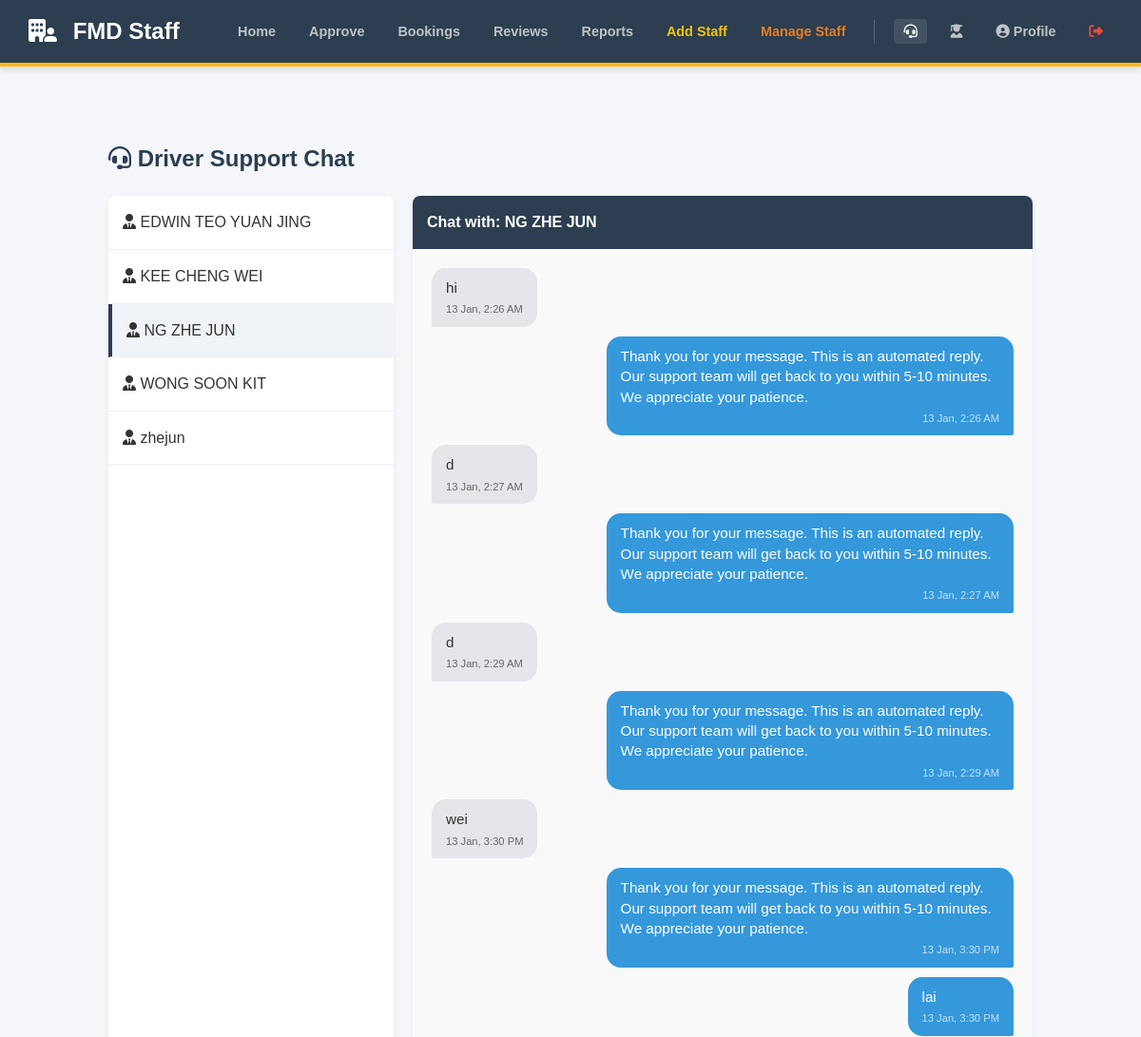
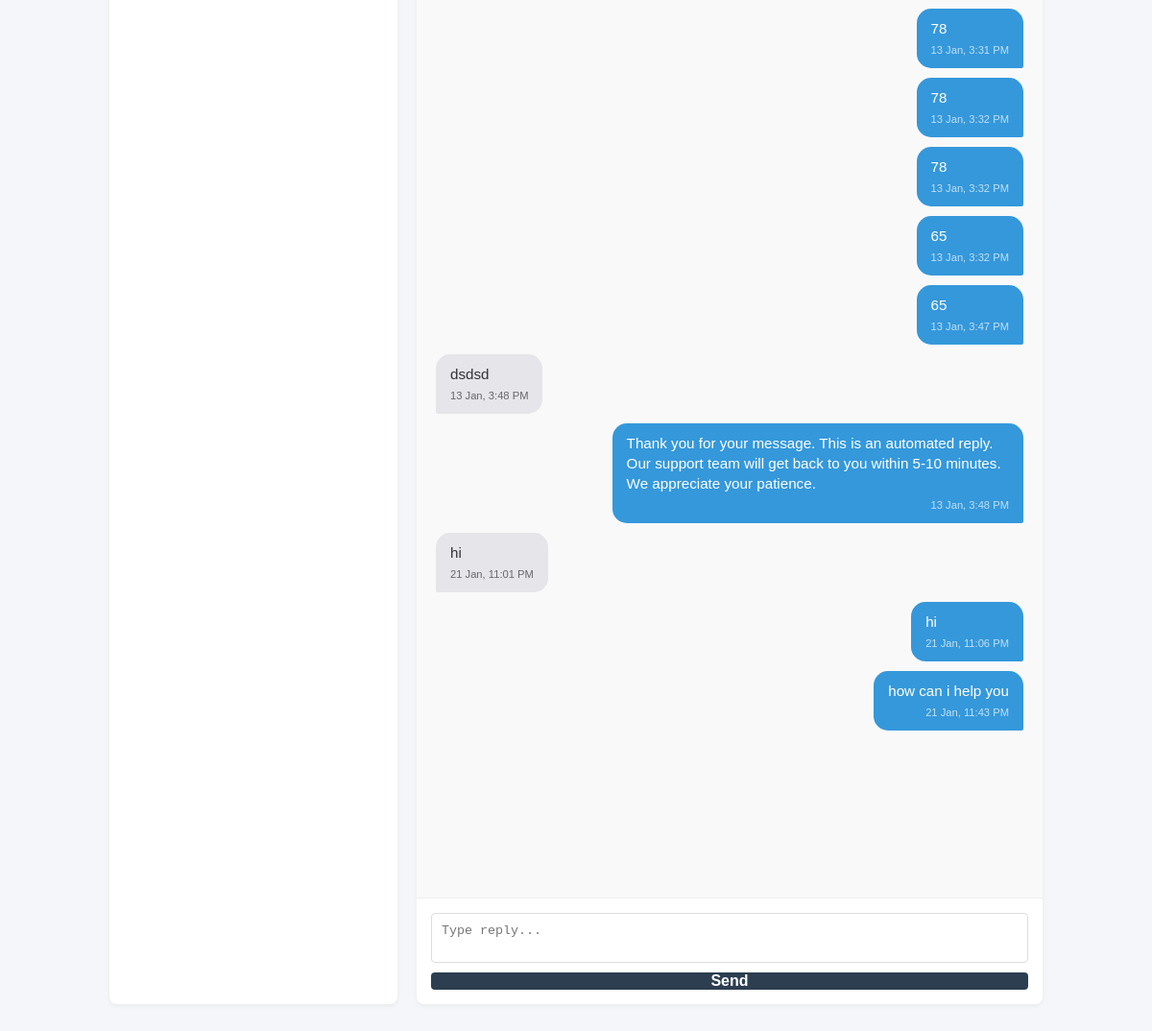
/admin_driver_chat.php?driver_id=3 (signed in), run on the app's committed database (2 pictures, top to bottom).
### tables this page shows
CREATE TABLE `drivers` (
  `driver_id` int(10) UNSIGNED NOT NULL,
  `full_name` varchar(100) NOT NULL,
  `identification_id` varchar(50) NOT NULL,
  `email` varchar(100) NOT NULL,
  `phone_number` varchar(20) DEFAULT NULL,
  `gender` varchar(10) DEFAULT NULL,
  `license_number` varchar(50) DEFAULT NULL,
  `license_expiry` date DEFAULT NULL,
  `password` varchar(255) NOT NULL,
  `created_at` timestamp NOT NULL DEFAULT current_timestamp(),
  `verification_status` enum('pending','verified','rejected') DEFAULT 'pending',
  `profile_image` varchar(255) DEFAULT NULL,
  `phone` varchar(20) DEFAULT NULL,
  `bio` text DEFAULT NULL,
  `duitnow_qr` varchar(255) DEFAULT NULL
);

CREATE TABLE `driver_support_messages` (
  `id` int(11) NOT NULL,
  `driver_id` int(11) NOT NULL,
  `sender_type` enum('driver','admin') NOT NULL,
  `message` text NOT NULL,
  `created_at` datetime NOT NULL DEFAULT current_timestamp(),
  `is_read` tinyint(1) DEFAULT 0
);

### admin_driver_chat.php (the view, shortened to what this page needs)
<?php
require_once 'db_connect.php';
$selected_driver_id = isset($_GET['driver_id']) ? (int)$_GET['driver_id'] : 0;
$messages = [];
if ($selected_driver_id > 0) {
    $sql = "SELECT * FROM driver_support_messages WHERE driver_id = ? ORDER BY created_at ASC";
    $stmt = $conn->prepare($sql);
    $stmt->bind_param("i", $selected_driver_id);
    $stmt->execute();
    $result = $stmt->get_result();
    while ($row = $result->fetch_assoc()) {
        $messages[] = $row;
    }
}
$drivers_list = [];
$list_sql = "
    SELECT d.driver_id, d.full_name,
    (SELECT COUNT(*) FROM driver_support_messages WHERE driver_id = d.driver_id AND sender_type = 'driver' AND is_read = 0) as unread
    FROM drivers d
    WHERE d.verification_status = 'verified'
    ORDER BY unread DESC, d.full_name ASC
";
$list_res = mysqli_query($conn, $list_sql);
while($row = mysqli_fetch_assoc($list_res)){
    $drivers_list[] = $row;
}
require_once 'admin_header.php';
?>
<main class="dashboard-container">
    <div class="container">
        <h2 style="color:#2c3e50; margin:0;"><i class="fa-solid fa-headset"></i> Driver Support Chat</h2>
        <div class="chat-layout">
            <div class="chat-sidebar">
                <?php if (count($drivers_list) > 0): ?>
                    <?php foreach ($drivers_list as $d): ?>
                        <a href="admin_driver_chat.php?driver_id=<?php echo $d['driver_id']; ?>"
                           class="driver-item <?php echo ($selected_driver_id == $d['driver_id']) ? 'active' : ''; ?>">
                            <div>
                                <i class="fa-solid fa-user-tie"></i> <?php echo htmlspecialchars($d['full_name']); ?>
                            </div>
                        </a>
                    <?php endforeach; ?>
                <?php else: ?>
                    <div style="padding:20px; text-align:center; color:#999;">No verified drivers found.</div>
                <?php endif; ?>
            </div>
            <div class="chat-area">
                <div class="chat-header">
                    <?php
                        if ($selected_driver_id > 0) {
                            $d_name = "Unknown";
                            foreach($drivers_list as $dl) { if($dl['driver_id'] == $selected_driver_id) $d_name = $dl['full_name']; }
                            echo "Chat with: " . htmlspecialchars($d_name);
                        } else {
                            echo "Select a driver to start chatting";
                        }
                    ?>
                </div>
                <div class="chat-messages" id="chatMessages">
                    <?php if ($selected_driver_id == 0): ?>
                        <div style="text-align:center; margin-top:50px; color:#aaa;">
                            <i class="fa-regular fa-comments" style="font-size:3rem;"></i><br><br>
                            Select a driver from the left to view messages.
                        </div>
                    <?php elseif (empty($messages)): ?>
                        <div style="text-align:center; margin-top:50px; color:#aaa;">No messages yet. Say hello!</div>
                    <?php else: ?>
                        <?php foreach ($messages as $msg): ?>
                            <?php
                                $isAdmin = ($msg['sender_type'] === 'admin');
                                $rowClass = $isAdmin ? 'admin' : 'driver';
                            ?>
                            <div class="chat-message-row <?php echo $rowClass; ?>">
                                <div class="chat-bubble <?php echo $rowClass; ?>">
                                    <?php echo nl2br(htmlspecialchars($msg['message'])); ?>
                                    <div class="chat-meta"><?php echo date("d M, g:i A", strtotime($msg['created_at'])); ?></div>
                                </div>
                            </div>
                        <?php endforeach; ?>
                    <?php endif; ?>
                </div>
                <?php if ($selected_driver_id > 0): ?>
                    <form method="post" class="chat-input-wrapper">
                        <textarea name="message" required placeholder="Type reply..."></textarea>
                        <button type="submit">Send</button>
                    </form>
                <?php endif; ?>
            </div>
        </div>
    </div>
</main>
</body>
</html>

### style.css (style rules this page uses)
:root { --primary-color: #005A9C; --primary-dark: #004170; --secondary-color: #FDB813; --light-gray: #f4f4f9; --dark-gray: #333; --white-color: #ffffff; --shadow: 0 4px 6px rgba(0,0,0,0.1); }
* { margin: 0; padding: 0; box-sizing: border-box; }
body { font-family: 'Segoe UI', Tahoma, Geneva, Verdana, sans-serif; background-color: var(--light-gray); color: var(--dark-gray); line-height: 1.6; display: flex; flex-direction: column; min-height: 100vh; padding-bottom: 0; }
html { height: 100%; }
.container { width: 90%; max-width: 1200px; margin: auto; overflow: visible; }
main { padding: 3rem 0; flex: 1; }
form { display: flex; flex-direction: column; text-align: left; width: 100%; }
button[type="submit"] { background-color: var(--primary-color); color: var(--white-color); padding: 12px 20px; border: none; border-radius: 6px; cursor: pointer; font-size: 1rem; font-weight: 700; transition: background-color 0.3s ease; width: 100%; }

### admin_header.php (style rules this page uses)
body { background-color: #f4f6f9; font-family: sans-serif; margin: 0; }
.dashboard-container { margin-top: 30px; width: 90%; margin-left: auto; margin-right: auto; }

### admin_driver_chat.php (style rules this page uses)
.chat-layout { display: flex; height: calc(100vh - 100px); margin-top: 20px; gap: 20px; }
.chat-sidebar { width: 300px; background: white; border-radius: 8px; box-shadow: 0 2px 5px rgba(0,0,0,0.05); overflow-y: auto; }
.driver-item { padding: 15px; border-bottom: 1px solid #eee; cursor: pointer; display: flex; justify-content: space-between; align-items: center; text-decoration: none; color: #333; }
.driver-item:hover, .driver-item.active { background-color: #f0f4f8; border-left: 4px solid #2c3e50; }
.chat-area { flex: 1; background: white; border-radius: 8px; box-shadow: 0 2px 5px rgba(0,0,0,0.05); display: flex; flex-direction: column; overflow: hidden; }
.chat-header { padding: 15px; background: #2c3e50; color: white; font-weight: bold; }
.chat-messages { flex: 1; padding: 20px; overflow-y: auto; background: #f9f9f9; display: flex; flex-direction: column; gap: 10px; }
.chat-message-row { display: flex; width: 100%; }
.chat-message-row.admin { justify-content: flex-end; }
.chat-message-row.driver { justify-content: flex-start; }
.chat-bubble { max-width: 70%; padding: 10px 15px; border-radius: 15px; font-size: 0.95rem; line-height: 1.4; position: relative; }
.chat-bubble.admin { background-color: #3498db; color: white; border-bottom-right-radius: 2px; }
.chat-bubble.driver { background-color: #e5e5ea; color: #333; border-bottom-left-radius: 2px; }
.chat-meta { font-size: 0.7rem; margin-top: 5px; opacity: 0.7; text-align: right; }
.chat-input-wrapper { padding: 15px; background: white; border-top: 1px solid #eee; display: flex; gap: 10px; }
.chat-input-wrapper textarea { flex: 1; padding: 10px; border: 1px solid #ddd; border-radius: 4px; resize: none; height: 50px; }
.chat-input-wrapper button { padding: 0 25px; background: #2c3e50; color: white; border: none; border-radius: 4px; cursor: pointer; font-weight: bold; }

### data on the page
drivers: full_name "EDWIN TEO YUAN JING"
drivers: full_name "KEE CHENG WEI"
drivers: full_name "NG ZHE JUN"
drivers: full_name "WONG SOON KIT"
drivers: full_name "zhejun"
driver_support_messages: message "hi", created_at "13 Jan, 2:26 AM"
driver_support_messages: message "Thank you for your message. This is an automated reply. Our support team will get back to you within 5-10 minutes. We appreciate your patience.", created_at "13 Jan, 2:26 AM"
driver_support_messages: message "d", created_at "13 Jan, 2:27 AM"
driver_support_messages: message "Thank you for your message. This is an automated reply. Our support team will get back to you within 5-10 minutes. We appreciate your patience.", created_at "13 Jan, 2:27 AM"
driver_support_messages: message "d", created_at "13 Jan, 2:29 AM"
driver_support_messages: message "Thank you for your message. This is an automated reply. Our support team will get back to you within 5-10 minutes. We appreciate your patience.", created_at "13 Jan, 2:29 AM"
driver_support_messages: message "wei", created_at "13 Jan, 3:30 PM"
driver_support_messages: message "Thank you for your message. This is an automated reply. Our support team will get back to you within 5-10 minutes. We appreciate your patience.", created_at "13 Jan, 3:30 PM"
driver_support_messages: message "lai", created_at "13 Jan, 3:30 PM"
driver_support_messages: message "78", created_at "13 Jan, 3:31 PM"
driver_support_messages: message "78", created_at "13 Jan, 3:32 PM"
driver_support_messages: message "78", created_at "13 Jan, 3:32 PM"
driver_support_messages: message "65", created_at "13 Jan, 3:32 PM"
driver_support_messages: message "65", created_at "13 Jan, 3:47 PM"
driver_support_messages: message "dsdsd", created_at "13 Jan, 3:48 PM"
driver_support_messages: message "Thank you for your message. This is an automated reply. Our support team will get back to you within 5-10 minutes. We appreciate your patience.", created_at "13 Jan, 3:48 PM"
driver_support_messages: message "hi", created_at "21 Jan, 11:01 PM"
driver_support_messages: message "hi", created_at "21 Jan, 11:06 PM"
driver_support_messages: message "how can i help you", created_at "21 Jan, 11:43 PM"
